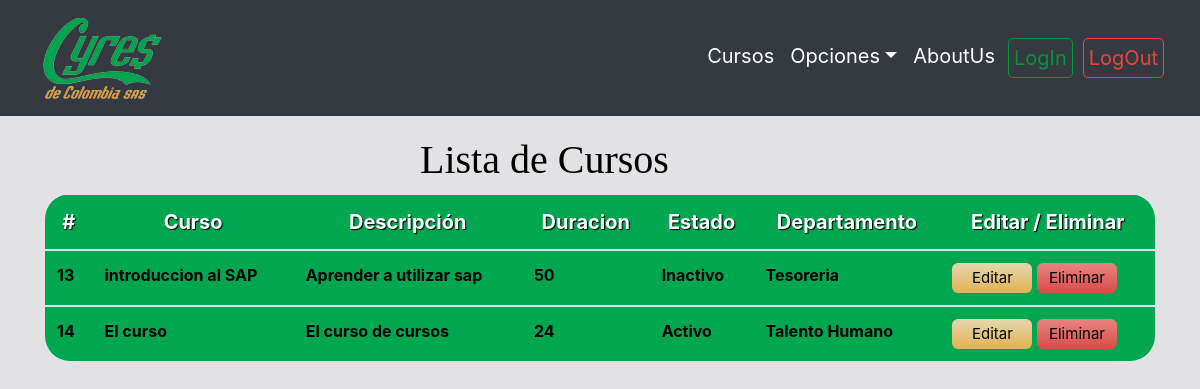
Before: / with the older database file.
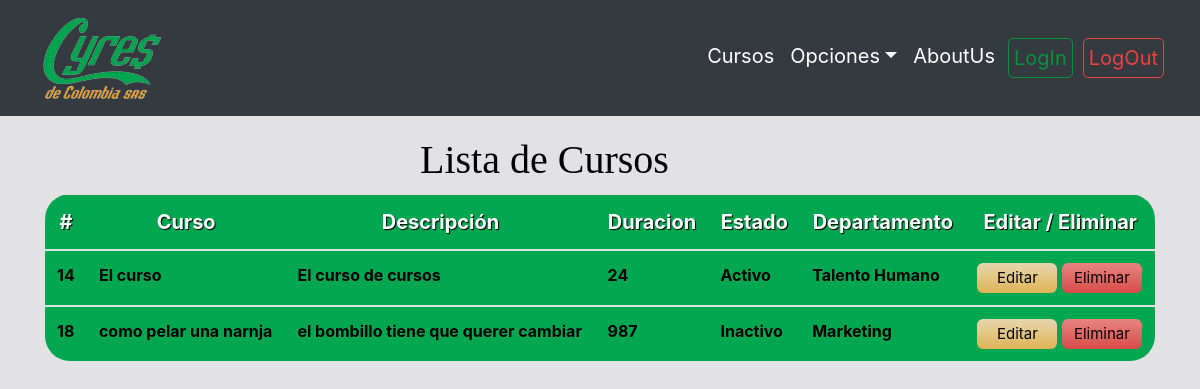
After: the same page with the newer database file.
### contenido/models.py (models this page shows, shortened)
class gestionCursos(models.Model):
    nomCurso=models.CharField(max_length=100)
    descripcion=models.CharField(max_length=1000)
    duracion=models.CharField(max_length=3)
    estado=models.BooleanField(default=False)
    nombreDpto=models.ForeignKey(Dpto, on_delete=models.CASCADE, null=False)

class Dpto(models.Model):
    nombreDpto=models.CharField(max_length=100)
    def __str__(self):
        return self.nombreDpto

### contenido/views.py (the view)
# urls.py: path('', views.home,name="home"),
def home(request):
    Curso=gestionCursos.objects.all()
    context={'Curso':Curso}
    return render(request,'home.html',context)

### contenido/Templates/home.html (shortened to what this page needs)
{% extends 'layout.html' %}
{% load static %}
{% block content %}
<link rel="stylesheet" type="text/css"  href=" {% static 'css/home.css' %}">
<main role="main" class="container">
    <div class="row">
        <div class="col-12">
            <h1>Lista de Cursos</h1>
            <div class="table-responsive" >
                <table class="table " id="tablam">
                    <thead>
                        <tr>
                            <th scope="col">#</th>
                            <th scope="col">Curso</th>
                            <th scope="col">Descripción</th>
                            <th scope="col">Duracion</th>
                            <th scope="col">Estado</th>
                            <th scope="col">Departamento</a></th>
                            <th scope="col">Editar / Eliminar</th>
                        </tr>
                    </thead>
                    <tbody>
                        {% for curso in Curso %}
                            <tr>
                                <th scope="row">{{curso.id}}</th>
                                <th scope="row">{{curso.nomCurso}}</th>
                                <th scope="row">{{curso.descripcion}}</th>
                                <th scope="row">{{curso.duracion}}</th>
                                {% if curso.estado %}
                                <th scope="row">Activo</th>
                                {% else %}
                                <th scope="row">Inactivo</th>
                                {% endif %}
                                <th scope="row">{{curso.nombreDpto}}</th>
                                <td>
                                    <button class="editar"><a href="{% url 'editar' curso.id %}">Editar</a></button>
                                    <button class="eliminar"><a  href="{% url 'eliminar' curso.id %}">Eliminar</a></button>
                                </td>
                            </tr>
                    </tbody>
                    {% endfor %}
                </table>
            </div>
        </div>
    </div>
</main>
{% endblock %}

Changed rows visible on the page:
removed gestionCursos: id "13", nomCurso "introduccion al SAP", descripcion "Aprender a utilizar sap", duracion "50", estado "Inactivo", nombreDpto "Tesoreria"
added gestionCursos: id "18", nomCurso "como pelar una narnja", descripcion "el bombillo tiene que querer cambiar", duracion "987", estado "Inactivo", nombreDpto "Marketing"
